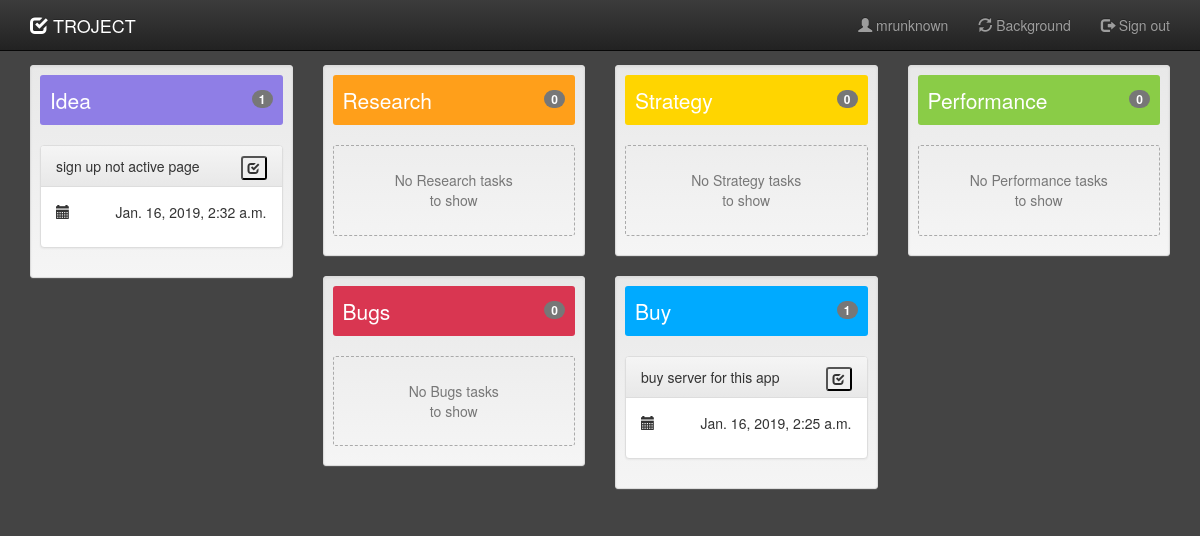
Screenshot of / (signed in) with the database file from the repository.
### tasks/models.py (models this page shows, shortened)
class Task(models.Model):
    class Groups:
        idea = 0
        research = 1
        strategy = 2
        performance = 3
        bugs = 4
        buy = 5
        choices = (
            (idea, 'Idea'),
            (research, 'Research'),
            (strategy, 'Strategy'),
            (performance, 'Performance'),
            (bugs, 'Bugs'),
            (buy, 'Buy'),
        )
        colors = [
            '#8f7ee6',
            '#ff9f1a',
            '#ffd500',
            '#8acc47',
            '#d93651',
            '#00aaff',
        ]
    class Statuses:
        done = True
        pending = False
    title = models.CharField(max_length=255)
    status = models.BooleanField(default=Statuses.pending)
    group = models.PositiveSmallIntegerField(choices=Groups.choices, default=Groups.idea)
    user = models.ForeignKey(User, related_name='tasks', blank=True, null=True, on_delete=models.SET_NULL)
    createdDate = models.DateTimeField(auto_now_add=True)
    modifiedDate = models.DateTimeField(auto_now=True)
    doneDate = models.DateTimeField(blank=True, null=True)

### tasks/views.py (the view)
# urls.py: 2. Add a URL to urlpatterns:  path('', views.home, name='home')
@login_required
def home(request):
	user = request.user
	groups = Task.Groups.choices
	if user.is_superuser:
		tasks = getTasksCategorized(tasks=Task.objects.all().order_by('-createdDate'))
		users = User.objects.all()
		context={'tasks':tasks, 'users':users, 'groups':groups, 'colors':Task.Groups.colors}
	else:
		tasks = getTasksCategorized(tasks=Task.objects.filter(user=user))
		context={'tasks':tasks, 'groups':groups, 'colors':Task.Groups.colors}
	context['messages']= messages.get_messages(request)
	return render(request, 'home.html', context)

### tasks/helper_functions.py (called while the page is built)
def getTasksCategorized(tasks):
    groups = Task.Groups.choices
    grouped = dict()
    for group, groupName in groups:
        grouped[groupName] = tasks.filter(group=group)
    return grouped

### tasks/templatetags/tags.py (called while the page is built)
@register.simple_tag
def getColor(index):
    return Task.Groups.colors[index]

### tasks/templates/home.html (shortened to what this page needs)
{% extends "base.html" %}
{% load tags %}
{% load staticfiles %}
{% block content %}
<div class="container" style="margin-top:65px">
  <div class="row">
    {% for groupName, groupTasks in tasks.items %}
      <div class="col-md-3 col-sm-6 col-xs-12">
        <div class="well well-sm">
          <legend style="border:0px solid #E78;border-radius: 3px; padding:10px;color:#FFF; background-color:{% getColor forloop.counter0 %};">{{groupName}}<span class="badge pull-right" style="position:relative; Top: 5px;">{{groupTasks|length}}</span></legend>
          {% if not groupTasks %}
          <p class="text-center text-muted" style="border:1px dashed #aaa; border-radius: 3px;padding:10%;">No {{groupName}} tasks<br> to show</p>
          {% else %}
          {% for task in groupTasks %}
            {% if not task.status %}
            <div class="panel panel-default">
              <div class="panel-heading">
                {{task.title}}
                <button type="button" class="pull-right btn-xs" data-toggle="modal" data-target="#done-modal-{{task.id}}"><span class="glyphicon glyphicon-check"></span></button>
              </div>
              <div class="panel-body">
                <p><span class="glyphicon glyphicon-calendar"></span><span class="pull-right">{{task.createdDate}}</span></p>
              </div>
            </div>
            {% endif %}
          {% endfor %}
          {% endif %}
        </div>
      </div>
    {% endfor %}
  </div>
</div>
{% endblock %}

### tasks/templates/header.html (shortened to what this page needs)
{% load staticfiles %}
<nav class="navbar navbar-inverse navbar-fixed-top">
  <div class="container-fluid">
    <div class="container">
    <div class="navbar-header">
      <a class="navbar-brand" style="color:#FFF;" href="#"><i class="glyphicon glyphicon-check"></i> TROJECT</a>
    </div>
    <ul class="nav navbar-nav navbar-right">
      {% if user.is_authenticated %}
      <li><a href="#"><span class="glyphicon glyphicon-user"></span> {{user.username}}</a></li>
      <li><a id="change_bg" href="#"><span class="glyphicon glyphicon-refresh"></span> Background</a></li>
      <li><a href="{% url 'tasks:logout' %}"><span class="glyphicon glyphicon-log-out"></span> Sign out</a></li>
      {% else %}
      <li><a href="#" data-toggle="modal" data-target="#about-modal"><span class="glyphicon glyphicon-exclamation-sign"></span> About </a></li>
      {% endif %}
    </ul>
  </div>
  </div>
</nav>

### tasks/static/css/master.css (style rules this page uses)
body { background-repeat: no-repeat; background-position: center center; background-width: 100%; background-attachment: fixed; background-size: cover; }

### rows the page displays
Task: title "sign up not active page", createdDate "Jan. 16, 2019, 2:32 a.m."
Task: title "buy server for this app", createdDate "Jan. 16, 2019, 2:25 a.m."

### other values shown
{{ user.username }} "mrunknown"
{{ groupName }} "Idea" "Research" "Strategy" "Performance" "Bugs" "Buy"
{{ groupTasks|length }} "1" "0" "0" "0" "0" "1"
{{ groupName }} "Research" "Strategy" "Performance" "Bugs"
